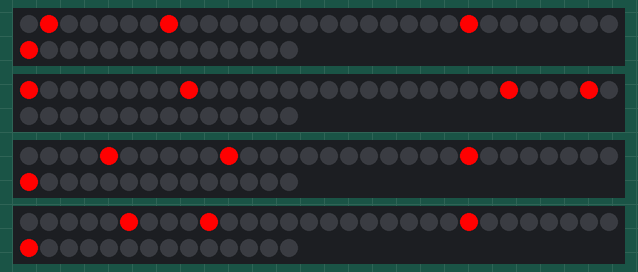
Recording of a sketch running on a simulated Arduino Uno, built with avr-gcc and run on an emulated ATmega328P. On the bench: 4 × 44 RGB LEDs in strip order, left to right, continuing on the next row. The local clock reads 2024-03-15 10:24:30 at power-on unless the sketch sets it.

Above: at 0.1 s.
At 19.2 s:
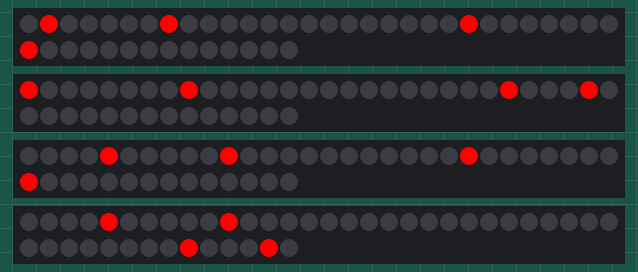
At 27.3 s:
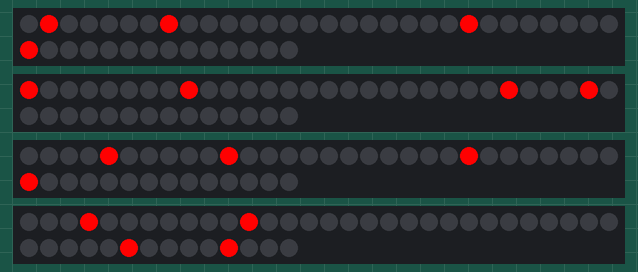
At 38.4 s:
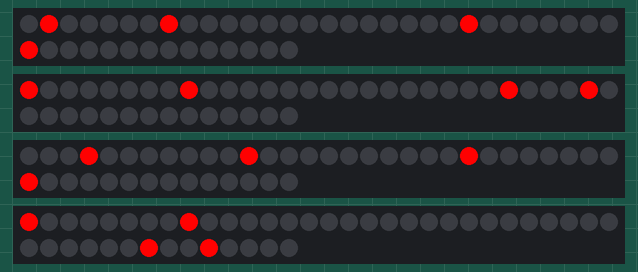

The sketch:

8_module_Lixie.ino
```cpp
#include <RTClib.h>
#include <Wire.h>
#include <Adafruit_NeoPixel.h>
#define PIN_A 4
#define PIN_B 5
#define PIN_C 6	     // input pin Neopixel is attached to
#define PIN_D 7
#define NUMPIXELS 44 // number of neopixels in strip
RTC_DS3231 rtc;
Adafruit_NeoPixel pixel_A = Adafruit_NeoPixel(NUMPIXELS, PIN_A, NEO_GRB + NEO_KHZ800);
Adafruit_NeoPixel pixel_B = Adafruit_NeoPixel(NUMPIXELS, PIN_B, NEO_GRB + NEO_KHZ800);
Adafruit_NeoPixel pixel_C = Adafruit_NeoPixel(NUMPIXELS, PIN_C, NEO_GRB + NEO_KHZ800);
Adafruit_NeoPixel pixel_D = Adafruit_NeoPixel(NUMPIXELS, PIN_D, NEO_GRB + NEO_KHZ800);

int delayval = 1000;  // timing delay in milliseconds
int num = 0;
int k = 0;  // Color type : R/G/B
int Col[3] = {0,0,0}; // RGB array
int Digit_A[2];  // 2 numbers of second
int Digit_B[2];
int Digit_C[2];
int Digit_D[2];
int N1, N2, N3, N4, N5, N6, N7, N8;
int output_A[2][2];
int output_B[2][2];
int output_C[2][2];
int output_D[2][2];

int numTable[2][11][2] = {
  {{0,8},{1,7},{2,6},{5,9},{4,10},{3,11},{12,19},{13,18},{14,17},{16,20},{15,21}},
  {{22,30},{23,29},{24,28},{27,31},{26,32},{25,33},{34,41},{35,40},{36,39},{38,42},{37,43}}
  };  // convert digits to LED strip number


void setup() {
    pixel_A.begin(); // Initialize the NeoPixel library.
    pixel_B.begin();
    pixel_C.begin();
    pixel_D.begin();
    Serial.begin(9600);
    Wire.begin();
    rtc.begin();

}

void loop() {
  DateTime now = rtc.now();

  N1 = now.hour()/10;
  N2 = now.hour()%10;
  N3 = 0;
  N4 = now.minute()/10;
  N5 = now.minute()%10;
  N6 = 0;
  N7 = now.second()/10;
  N8 = now.second()%10;

  Digit_A[0] = N1;
  Digit_A[1] = N2;
  Digit_B[0] = N3;
  Digit_B[1] = N4;
  Digit_C[0] = N5;
  Digit_C[1] = N6;
  Digit_D[0] = N7;
  Digit_D[1] = N8;

  setColor(k);

  numMatch(Digit_A, output_A);
  numMatch(Digit_B, output_B);
  numMatch(Digit_C, output_C);
  numMatch(Digit_D, output_D);

  for(int p=0; p<2; p++){
    for (int q=0;q<2; q++){
      pixel_A.setPixelColor(output_A[p][q], pixel_A.Color(Col[0], Col[1], Col[2]));
      pixel_B.setPixelColor(output_B[p][q], pixel_B.Color(Col[0], Col[1], Col[2]));
      pixel_C.setPixelColor(output_C[p][q], pixel_C.Color(Col[0], Col[1], Col[2]));
      pixel_D.setPixelColor(output_D[p][q], pixel_D.Color(Col[0], Col[1], Col[2]));
    }
  } // Lights on

  pixel_A.show();
  pixel_B.show();
  pixel_C.show();
  pixel_D.show();

  for(int p=0; p<2; p++){
    for (int q=0;q<2; q++){
      pixel_A.setPixelColor(output_A[p][q], pixel_A.Color(0, 0, 0));
      pixel_B.setPixelColor(output_B[p][q], pixel_B.Color(0, 0, 0));
      pixel_C.setPixelColor(output_C[p][q], pixel_C.Color(0, 0, 0));
      pixel_D.setPixelColor(output_D[p][q], pixel_D.Color(0, 0, 0));
    }
  } // Lights off

  delay(delayval);

  //k++;
  //if(k>2) k=k-3;
}

void setColor(int i) {
  for(int j=0; j<3; j++){
    Col[j]=1;
  }
  Col[i]=255;
}

void numMatch(int array[2], int matrix[2][2]){
  matrix[0][0] = numTable[0][array[0]][0];
  matrix[0][1] = numTable[0][array[0]][1];
  matrix[1][0] = numTable[1][array[1]][0];
  matrix[1][1] = numTable[1][array[1]][1];
} // output LED strip number that corresponds to input digit
```

Measured:
- what the display in image 1 shows lasts 1.0 s, from 19.2 s to 20.2 s
